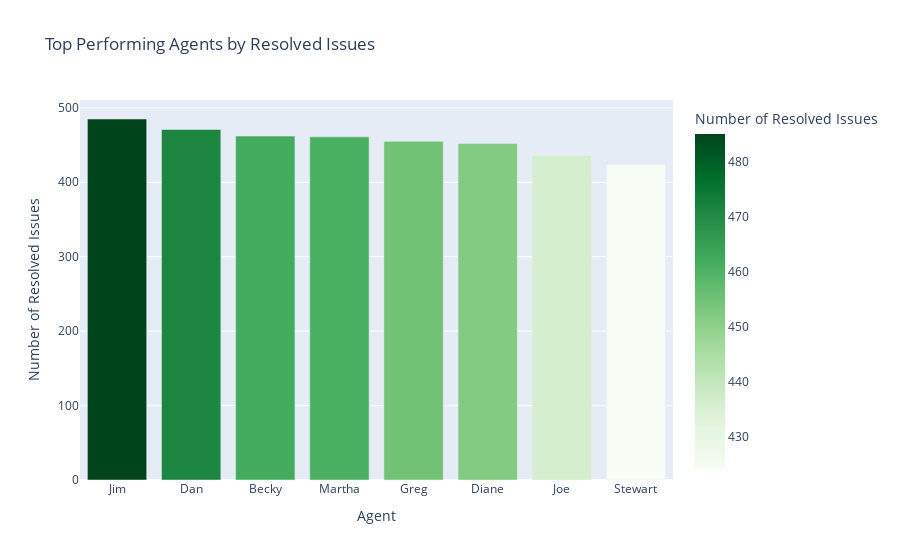

Notebook code cell kept with this figure:
### Markdown cell above
Refs:

https://plotly.com/python/bar-charts/

### Code cell
# Filter for resolved issues
resolved_issues = df[df['resolved'] == 'Y']

# Count the number of resolved issues per agent
resolved_by_agent = resolved_issues.groupby('agent')['resolved'].count().reset_index()

# Sort agents by the number of resolved issues
resolved_by_agent = resolved_by_agent.sort_values(by='resolved', ascending=False)

# Create a bar chart
fig = px.bar(
    resolved_by_agent,
    x='agent',
    y='resolved',
    title="Top Performing Agents by Resolved Issues",
    labels={'agent': 'Agent', 'resolved': 'Number of Resolved Issues'},
    color='resolved',
    color_continuous_scale='Greens',
)

# Display
fig.show()

### Figure 1 — Plotly figure (JSON) as saved in the notebook; plotly's stock layout.template omitted (floating-point values rounded to 4 significant figures)
{"data": [{"alignmentgroup": "True", "hovertemplate": "Agent=%{x}<br>Number of Resolved Issues=%{marker.color}<extra></extra>", "legendgroup": "", "marker": {"color": [485, 471, 462, 461, 455, 452, 436, 424], "coloraxis": "coloraxis", "pattern": {"shape": ""}}, "name": "", "offsetgroup": "", "orientation": "v", "showlegend": false, "textposition": "auto", "type": "bar", "x": ["Jim", "Dan", "Becky", "Martha", "Greg", "Diane", "Joe", "Stewart"], "xaxis": "x", "y": [485, 471, 462, 461, 455, 452, 436, 424], "yaxis": "y"}], "layout": {"barmode": "relative", "coloraxis": {"colorbar": {"title": {"text": "Number of Resolved Issues"}}, "colorscale": [[0, "rgb(247,252,245)"], [0.125, "rgb(229,245,224)"], [0.25, "rgb(199,233,192)"], [0.375, "rgb(161,217,155)"], [0.5, "rgb(116,196,118)"], [0.625, "rgb(65,171,93)"], [0.75, "rgb(35,139,69)"], [0.875, "rgb(0,109,44)"], [1, "rgb(0,68,27)"]]}, "legend": {"tracegroupgap": 0}, "title": {"text": "Top Performing Agents by Resolved Issues"}, "xaxis": {"anchor": "y", "domain": [0, 1], "title": {"text": "Agent"}}, "yaxis": {"anchor": "x", "domain": [0, 1], "title": {"text": "Number of Resolved Issues"}}}}
